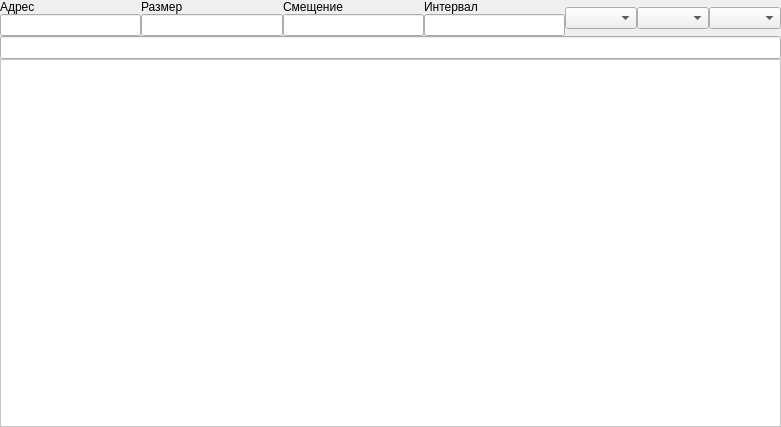
<?xml version="1.0" encoding="UTF-8"?>
<ui version="4.0">
 <class>ArraysView</class>
 <widget class="QMainWindow" name="ArraysView">
  <property name="geometry">
   <rect>
    <x>0</x>
    <y>0</y>
    <width>781</width>
    <height>427</height>
   </rect>
  </property>
  <property name="windowTitle">
   <string>MainWindow</string>
  </property>
  <widget class="QWidget" name="centralwidget">
   <property name="sizePolicy">
    <sizepolicy hsizetype="Fixed" vsizetype="Preferred">
     <horstretch>0</horstretch>
     <verstretch>0</verstretch>
    </sizepolicy>
   </property>
   <layout class="QGridLayout" name="gridLayout">
    <property name="margin">
     <number>0</number>
    </property>
    <property name="spacing">
     <number>0</number>
    </property>
    <item row="0" column="0">
     <layout class="QVBoxLayout" name="verticalLayout_6">
      <property name="spacing">
       <number>0</number>
      </property>
      <item>
       <layout class="QHBoxLayout" name="horizontalLayout_3">
        <property name="spacing">
         <number>0</number>
        </property>
        <item>
         <layout class="QHBoxLayout" name="horizontalLayout">
          <property name="spacing">
           <number>0</number>
          </property>
          <item>
           <layout class="QGridLayout" name="gridLayout_3">
            <property name="spacing">
             <number>0</number>
            </property>
            <item row="0" column="0">
             <widget class="QLabel" name="label_Adress">
              <property name="text">
               <string>Адрес</string>
              </property>
             </widget>
            </item>
            <item row="1" column="0">
             <widget class="QLineEdit" name="AddrLine">
              <property name="minimumSize">
               <size>
                <width>0</width>
                <height>0</height>
               </size>
              </property>
             </widget>
            </item>
           </layout>
          </item>
          <item>
           <layout class="QGridLayout" name="gridLayout_2">
            <property name="spacing">
             <number>0</number>
            </property>
            <item row="0" column="0">
             <widget class="QLabel" name="label_Size">
              <property name="text">
               <string>Размер</string>
              </property>
             </widget>
            </item>
            <item row="1" column="0">
             <widget class="QLineEdit" name="SizeLine">
              <property name="minimumSize">
               <size>
                <width>0</width>
                <height>0</height>
               </size>
              </property>
             </widget>
            </item>
           </layout>
          </item>
          <item>
           <layout class="QGridLayout" name="gridLayout_4">
            <property name="spacing">
             <number>0</number>
            </property>
            <item row="0" column="0">
             <widget class="QLabel" name="label_Smeshenir">
              <property name="text">
               <string>Смещение</string>
              </property>
             </widget>
            </item>
            <item row="1" column="0">
             <widget class="QLineEdit" name="ScmechenieLine"/>
            </item>
           </layout>
          </item>
          <item>
           <layout class="QGridLayout" name="gridLayout_5">
            <item row="0" column="0">
             <widget class="QLabel" name="label">
              <property name="text">
               <string>Интервал</string>
              </property>
             </widget>
            </item>
            <item row="1" column="0">
             <widget class="QLineEdit" name="IntervalLine">
              <property name="whatsThis">
               <string/>
              </property>
             </widget>
            </item>
           </layout>
          </item>
         </layout>
        </item>
        <item>
         <layout class="QHBoxLayout" name="horizontalLayout_2">
          <property name="spacing">
           <number>0</number>
          </property>
          <item>
           <widget class="QComboBox" name="RazrComboBox"/>
          </item>
          <item>
           <widget class="QComboBox" name="VIdComboBox"/>
          </item>
          <item>
           <widget class="QComboBox" name="SettingComboBox">
            <property name="enabled">
             <bool>true</bool>
            </property>
            <property name="sizePolicy">
             <sizepolicy hsizetype="Fixed" vsizetype="Fixed">
              <horstretch>0</horstretch>
              <verstretch>0</verstretch>
             </sizepolicy>
            </property>
            <property name="font">
             <font>
              <pointsize>8</pointsize>
             </font>
            </property>
           </widget>
          </item>
         </layout>
        </item>
       </layout>
      </item>
      <item>
       <layout class="QVBoxLayout" name="verticalLayout_5">
        <property name="spacing">
         <number>0</number>
        </property>
        <item>
         <widget class="QLineEdit" name="UnderInfoLine">
          <property name="font">
           <font>
            <family>Courier New</family>
            <pointsize>10</pointsize>
            <weight>75</weight>
            <bold>true</bold>
           </font>
          </property>
         </widget>
        </item>
        <item>
         <widget class="QTextEdit" name="TextEditInfo">
          <property name="font">
           <font>
            <family>Courier New</family>
            <pointsize>10</pointsize>
            <weight>75</weight>
            <bold>true</bold>
           </font>
          </property>
          <property name="styleSheet">
           <string notr="true">color: rgb(0, 0, 0);
background-color: rgb(255, 255, 255);</string>
          </property>
         </widget>
        </item>
       </layout>
      </item>
     </layout>
    </item>
   </layout>
  </widget>
 </widget>
 <resources/>
 <connections/>
</ui>
